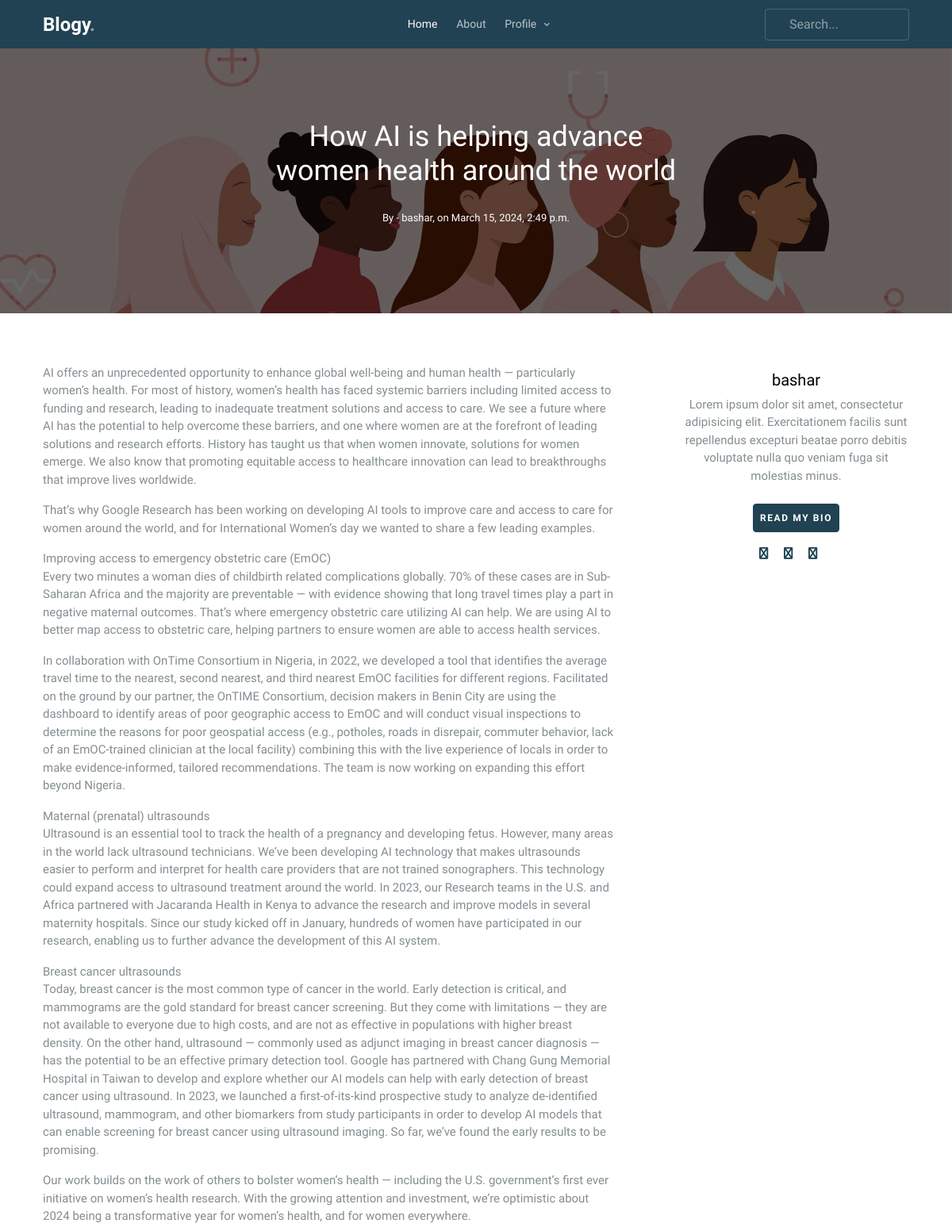
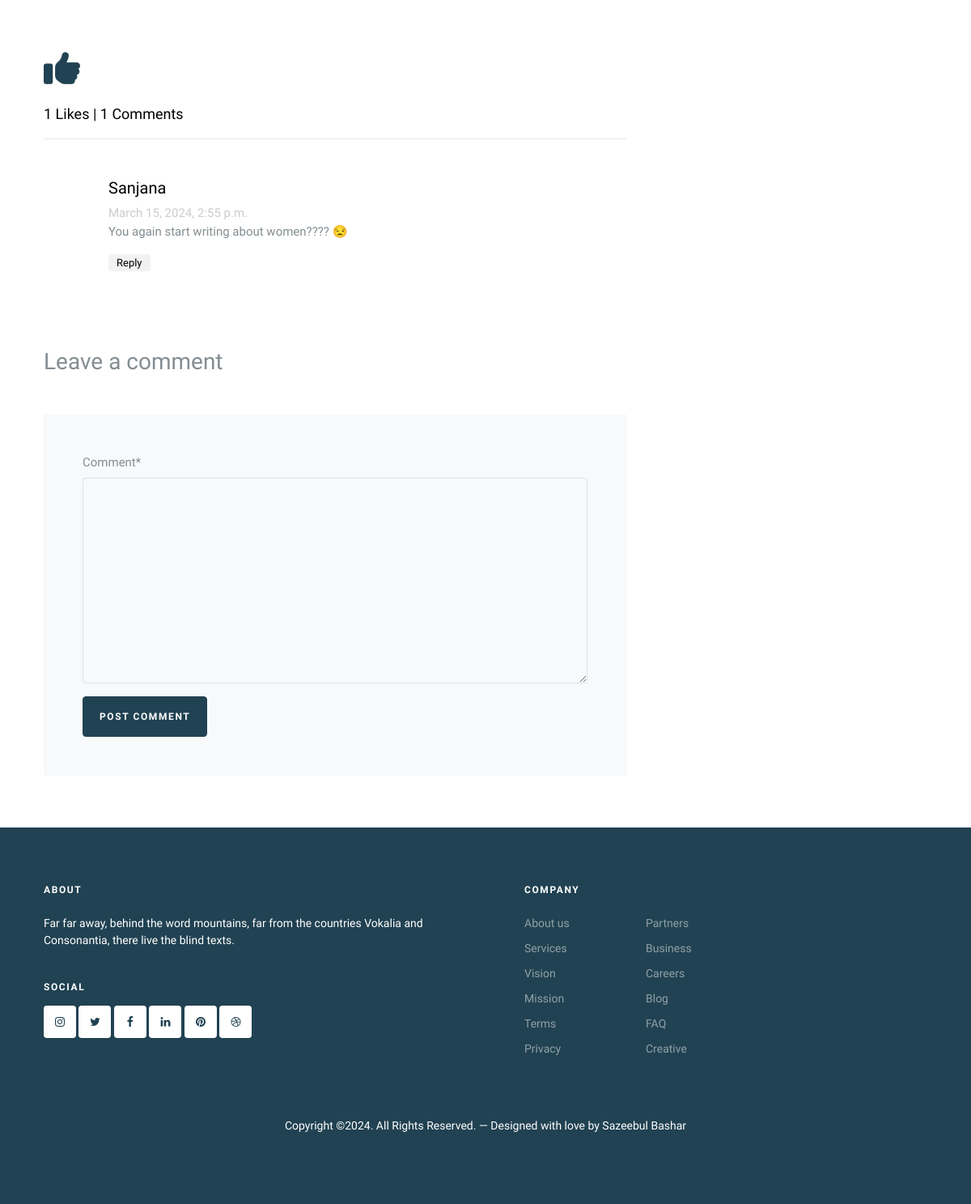
The app's page /blog/details/How-AI-is-helping-advance-women-health-around-the-world-ab906322-a97e-4beb-ac6b-b2dd852f7af7 (signed in) with its own data (2 pictures, top to bottom).
### App_Blog/models.py (models this page shows, shortened)
class Blog(models.Model):
    author = models.ForeignKey(User, on_delete=models.CASCADE, related_name='post_author')
    blog_title = models.CharField(max_length=264, verbose_name="Put a Title")
    slug = models.SlugField(max_length=264, unique=True)
    blog_content = models.TextField(verbose_name="What is on your mind")
    blog_image = models.ImageField(upload_to='blog_images', verbose_name="Image")
    publish_date = models.DateTimeField(auto_now_add=True)
    update_date = models.DateTimeField(auto_now=True)
    class Meta:
        ordering = ['-publish_date']

class Comment(models.Model):
    blog = models.ForeignKey(Blog, on_delete=models.CASCADE, related_name='blog_comment')
    user = models.ForeignKey(User, on_delete=models.CASCADE, related_name='user_comment')
    comment = models.TextField()
    comment_date = models.DateTimeField(auto_now_add=True)
    class Meta:
        ordering = ['-comment_date']

### App_Blog/views.py (the view, shortened to what this page needs)
# urls.py: path('details/<slug:slug>', views.blog_details, name='blog_details'),
@login_required
def blog_details(request, slug):
    blog = Blog.objects.get(slug=slug)
    comment_form = CommentForm()
    already_liked = Like.objects.filter(blog=blog, user=request.user)
    liked = True if already_liked else False
    return render(request, 'App_Blog/full_blog.html', context= {'blog':blog, 'comment_form':comment_form, 'liked':liked})

### App_Blog/forms.py
class CommentForm(forms.ModelForm):
    class Meta:
        model = Comment
        fields = ['comment',]

### templates/App_Blog/full_blog.html (shortened to what this page needs)
{% extends "base.html" %}
{% load crispy_forms_tags %}
{% block body_block %}
    <div class="site-cover site-cover-sm same-height overlay single-page" style="background-image: url('/media/{{blog.blog_image}}') ;">
        <div class="container">
          <div class="row same-height justify-content-center">
            <div class="col-md-6">
              <div class="post-entry text-center">
                <h1 class="mb-4"> {{blog.blog_title}} </h1>
                <div class="post-meta align-items-center text-center">
                  <span class="d-inline-block mt-1">By - {{blog.author}}, on </span>
                  <span> {{blog.publish_date}} </span>
                </div>
              </div>
            </div>
          </div>
        </div>
      </div>
      <section class="section">
        <div class="container">
          <div class="row blog-entries element-animate">
            <div class="col-md-12 col-lg-8 main-content">
              <div class="post-content-body">
                {{blog.blog_content | linebreaks}}
              </div>
              <div class="pt-5 comment-wrap">
                {% if liked %}
                <a href="{% url 'App_Blog:unliked_post' pk=blog.pk %}">
                  <i class="fa-solid fa-thumbs-up fa-3x" ></i>
                </a>
                {% else %}
                <a href="{% url 'App_Blog:liked_post' pk=blog.pk %}">
                  {% comment %} <span class="lnr lnr-thumbs-up"></span> {% endcomment %}
                  <i class="fa-regular fa-thumbs-up fa-3x"></i>
                </a>
                {% endif %}
                <br> <br>
                <h3 class="mb-5 heading"> {{blog.liked_blog.count}} Likes | {{blog.blog_comment.count}} Comments</h3>
                <ul class="comment-list">
                  {% for comment in blog.blog_comment.all %}
                  <li class="comment">
                    <div class="comment-body">
                      <h3> {{comment.user}} </h3>
                      <div class="meta"> {{comment.comment_date}} </div>
                      <p> {{comment.comment}} </p>
                      <p><a href="#" class="reply rounded">Reply</a></p>
                    </div>
                  </li>
                  {% endfor %}
                </ul>
                <div class="comment-form-wrap pt-5">
                  <h3 class="mb-5">Leave a comment</h3>
                  <form method="POST" class="p-5 bg-light">
                    <div class="form-group">
                      {{ comment_form | crispy }}
                    </div>
                    <div class="form-group">
                      <input type="submit" value="Post Comment" class="btn btn-primary">
                    </div>
                  </form>
                </div>
              </div>
            </div>
            <div class="col-md-12 col-lg-4 sidebar">
              <div class="sidebar-box">
                <div class="bio text-center">
                  <div class="bio-body">
                    <h2> {{blog.author}}</h2>
                    <p class="mb-4">Lorem ipsum dolor sit amet, consectetur adipisicing elit. Exercitationem facilis sunt repellendus excepturi beatae porro debitis voluptate nulla quo veniam fuga sit molestias minus.</p>
                    <p><a href="#" class="btn btn-primary btn-sm rounded px-2 py-2">Read my bio</a></p>
                    <p class="social">
                      <a href="#" class="p-2"><span class="fa fa-facebook"></span></a>
                      <a href="#" class="p-2"><span class="fa fa-twitter"></span></a>
                      <a href="#" class="p-2"><span class="fa fa-instagram"></span></a>
                      <a href="#" class="p-2"></a>
                    </p>
                  </div>
                </div>
              </div>
          </div>
        </div>
      </section>
{% endblock  %}

### records on screen
Blog: blog_image (picture), blog_title "How AI is helping advance women health around the world", author "bashar", publish_date "March 15, 2024, 2:49 p.m.", blog_content "AI offers an unprecedented opportunity to enhance global well-being and human health — particularly women’s health. For most of history, women’s health has faced systemic barriers including limited access to funding and research, leading to inadequate treatment solutions and access to care. We see a future where AI has the potential to help overcome these barriers, and one where women are at the forefront of leading solutions and research efforts. History has taught us that when women innovate, solutions for women emerge. We also know that promoting equitable access to healthcare innovation can lead to breakthroughs that improve lives worldwide. That’s why Google Research has been working…", liked_blog.count "1", blog_comment.count "1"
Comment: user "Sanjana", comment_date "March 15, 2024, 2:55 p.m.", comment "You again start writing about women???? 😒"
